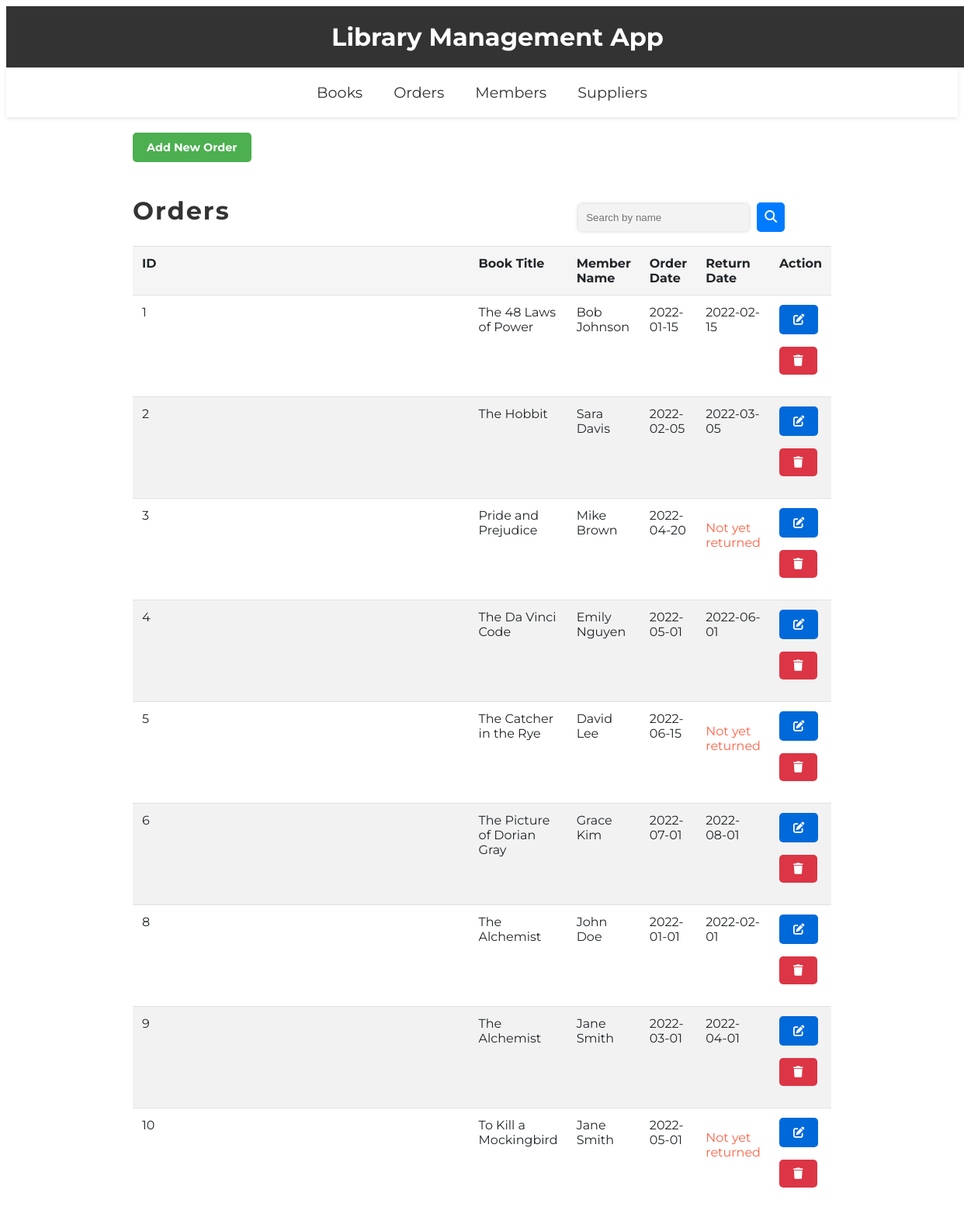
The page /orders on the database its author committed.
### tables this page shows
CREATE TABLE orders (
    id INTEGER PRIMARY KEY AUTOINCREMENT,
    book_id INTEGER NOT NULL,
    member_id INTEGER NOT NULL,
    order_date TIMESTAMP NOT NULL DEFAULT CURRENT_TIMESTAMP,
    return_date TIMESTAMP,
    FOREIGN KEY (book_id) REFERENCES books(id),
    FOREIGN KEY (member_id) REFERENCES members(id)
);

CREATE TABLE books (
    id INTEGER PRIMARY KEY AUTOINCREMENT,
    title TEXT NOT NULL,
    description TEXT NOT NULL,
    author TEXT NOT NULL,
    published_year INTEGER NOT NULL,
    isbn TEXT,
    total_copies INTEGER,
    available_copies INTEGER,
    image TEXT,
    supplier_id INTEGER,
    FOREIGN KEY (supplier_id) REFERENCES suppliers(id)
);

CREATE TABLE members (
    id INTEGER PRIMARY KEY AUTOINCREMENT,
    name TEXT NOT NULL,
    email TEXT NOT NULL,
    phone_number TEXT NOT NULL,
    address TEXT NOT NULL,
    registration_date TIMESTAMP NOT NULL DEFAULT CURRENT_TIMESTAMP
);

### main.py (the view)
@app.route('/orders')
def orders():
  search_query = request.args.get('search_query', '')
  conn = get_db_connection()
  if search_query:
    orders = conn.execute(
      'SELECT orders.id, books.title as book_title, members.name as member_name, orders.order_date, orders.return_date FROM orders JOIN books ON orders.book_id = books.id JOIN members ON orders.member_id = members.id WHERE book_title LIKE ?',
      ('%' + search_query + '%', )).fetchall()
  else:
    orders = conn.execute(
      'SELECT orders.id, books.title as book_title, members.name as member_name, orders.order_date, orders.return_date FROM orders JOIN books ON orders.book_id = books.id JOIN members ON orders.member_id = members.id'
    ).fetchall()
  conn.close()
  return render_template('orders.html', orders=orders)

### main.py (called while the page is built)
def get_db_connection():
  conn = sqlite3.connect('database.db')
  conn.row_factory = sqlite3.Row
  return conn

### templates/orders.html (shortened to what this page needs)
{% extends 'base.html' %}
{% block add_link %}
<a href="{{ url_for('addOrder') }}" class="add">Add New Order</a>
{% endblock %}
{% block search %}
<form action="{{ url_for('orders') }}" method="GET" class="searchForm right-form">
  <input type="text" name="search_query" placeholder="Search by name">
<button type="submit"><i class="fa fa-search"></i></button>
  </form>
{% endblock %}
{% block content %}
    <h2  class="page-header">{% block title %} Orders {% endblock %}</h2>
    <table class="table">
        <thead>
            <tr>
                <th>ID</th>
                <th>Book Title</th>
                <th>Member Name</th>
                <th>Order Date</th>
                <th>Return Date</th>
                <th>Action</th>
            </tr>
        </thead>
        <tbody>
            {% for order in orders %}
                <tr>
                    <td>{{ order['id'] }}</td>
                    <td>{{ order['book_title'] }}</td>
                    <td>{{ order['member_name'] }}</td>
                    <td>{{ order['order_date'] }}</td>
                    <td>{% if order['return_date'] %}{{ order['return_date'] }}{% else %}<p class="not-returned">Not yet returned</p>{% endif %}</td>
                    <td>
                      <a href="{{ url_for('editOrder', id=order.id) }}" class="edit"><i class="fas fa-edit"></i></a>
    <form action="{{ url_for('deleteOrder', id=order.id) }}" method="POST" class="deleteForm">
        <button class ="delete" onclick="return confirm('Are you sure you want to delete this order?')"><i class="fa-solid fa-trash"></i></button>
    </form>
                    </td>
                </tr>
            {% endfor %}
        </tbody>
    </table>
{% endblock %}

### static/style.css (style rules this page uses)
body { font-family: 'Montserrat', sans-serif; }
.page-header { color: #333; font-size: 32px; letter-spacing: 2px; }
table { width: 100%; margin-bottom: 1rem; color: #212529; border-collapse: collapse; }
table th, table td { padding: 0.75rem; vertical-align: top; border-top: 1px solid #dee2e6; width:100%; }
table th { font-weight: bold; text-align: left; background-color: #f5f5f5; }
tr:nth-child(even) { background-color: #f2f2f2; }
form { max-width: 600px; margin: 0 auto; padding: 20px; border-radius: 5px; background-color: #f8f8f8; }
input[type="text"], input[type="number"], textarea { width: 100%; padding: 8px; border: none; border-radius: 3px; box-shadow: inset 0 1px 2px rgba(0,0,0,0.1); background-color: #f3f3f3; margin-bottom: 20px; }
button[type="submit"] { background-color: #4CAF50; color: white; border: none; border-radius: 3px; padding: 10px; cursor: pointer; font-size: 16px; margin-top:30px; }
.deleteForm { background: transparent; padding:0px; }
.searchForm { position: absolute; left: 65%; max-width: 500px; display: flex; align-items: center; padding:0px; height:80px; justify-content: center; background:transparent; }
.searchForm input[type="text"] { border: none; border-radius: 5px; padding: 10px; margin-top:50px; width: 200px; box-shadow: 0 0 5px rgba(0,0,0,0.2); transition: box-shadow 0.3s ease; z-index:1; }
.searchForm button { background-color: #007bff; color: #fff; border: none; border-radius: 5px; padding: 10px; margin-left: 10px; cursor: pointer; transition: background-color 0.3s ease; }
.right-form { left: 60%; }
table th, table td { padding: 0.75rem; vertical-align: top; border-top: 1px solid #dee2e6; }
a.add, a.edit, .delete { display: inline-block; padding: 0.5rem 1rem; border-radius: 5px; font-size: 0.9rem; color: #fff; font-weight:bold; background-color: #4CAF50; border: none; margin-bottom: 1rem; border: 2px solid transparent; text-decoration: none; transition: background-color 0.3s ease; }
a.edit { background-color:#0069d9; }
.delete { background-color: #dc3545; }
.not-returned { color:tomato; }

### rows shown on the page
orders: id "1", book_title "The 48 Laws of Power", member_name "Bob Johnson", order_date "2022-01-15", return_date "2022-02-15"
orders: id "2", book_title "The Hobbit", member_name "Sara Davis", order_date "2022-02-05", return_date "2022-03-05"
orders: id "3", book_title "Pride and Prejudice", member_name "Mike Brown", order_date "2022-04-20", shows "Not yet returned"
orders: id "4", book_title "The Da Vinci Code", member_name "Emily Nguyen", order_date "2022-05-01", return_date "2022-06-01"
orders: id "5", book_title "The Catcher in the Rye", member_name "David Lee", order_date "2022-06-15", shows "Not yet returned"
orders: id "6", book_title "The Picture of Dorian Gray", member_name "Grace Kim", order_date "2022-07-01", return_date "2022-08-01"
orders: id "8", book_title "The Alchemist", member_name "John Doe", order_date "2022-01-01", return_date "2022-02-01"
orders: id "9", book_title "The Alchemist", member_name "Jane Smith", order_date "2022-03-01", return_date "2022-04-01"
orders: id "10", book_title "To Kill a Mockingbird", member_name "Jane Smith", order_date "2022-05-01", shows "Not yet returned"
